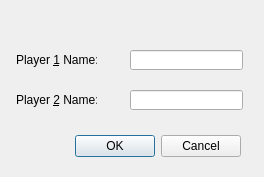
<?xml version="1.0" encoding="UTF-8"?>
<ui version="4.0">
 <class>ConfigurationDialog</class>
 <widget class="QDialog" name="ConfigurationDialog">
  <property name="geometry">
   <rect>
    <x>0</x>
    <y>0</y>
    <width>264</width>
    <height>177</height>
   </rect>
  </property>
  <property name="windowTitle">
   <string>Dialog</string>
  </property>
  <widget class="QDialogButtonBox" name="buttonBox">
   <property name="geometry">
    <rect>
     <x>50</x>
     <y>130</y>
     <width>191</width>
     <height>32</height>
    </rect>
   </property>
   <property name="orientation">
    <enum>Qt::Horizontal</enum>
   </property>
   <property name="standardButtons">
    <set>QDialogButtonBox::Cancel|QDialogButtonBox::Ok</set>
   </property>
  </widget>
  <widget class="QLabel" name="label">
   <property name="geometry">
    <rect>
     <x>16</x>
     <y>50</y>
     <width>81</width>
     <height>20</height>
    </rect>
   </property>
   <property name="text">
    <string>Player &amp;1 Name:</string>
   </property>
   <property name="buddy">
    <cstring>player1Name</cstring>
   </property>
  </widget>
  <widget class="QLabel" name="label_2">
   <property name="geometry">
    <rect>
     <x>16</x>
     <y>90</y>
     <width>81</width>
     <height>20</height>
    </rect>
   </property>
   <property name="text">
    <string>Player &amp;2 Name:</string>
   </property>
   <property name="buddy">
    <cstring>player2Name</cstring>
   </property>
  </widget>
  <widget class="QLineEdit" name="player1Name">
   <property name="geometry">
    <rect>
     <x>130</x>
     <y>50</y>
     <width>113</width>
     <height>20</height>
    </rect>
   </property>
  </widget>
  <widget class="QLineEdit" name="player2Name">
   <property name="geometry">
    <rect>
     <x>130</x>
     <y>90</y>
     <width>113</width>
     <height>20</height>
    </rect>
   </property>
  </widget>
 </widget>
 <tabstops>
  <tabstop>player1Name</tabstop>
  <tabstop>player2Name</tabstop>
 </tabstops>
 <resources/>
 <connections>
  <connection>
   <sender>buttonBox</sender>
   <signal>accepted()</signal>
   <receiver>ConfigurationDialog</receiver>
   <slot>accept()</slot>
   <hints>
    <hint type="sourcelabel">
     <x>248</x>
     <y>254</y>
    </hint>
    <hint type="destinationlabel">
     <x>157</x>
     <y>274</y>
    </hint>
   </hints>
  </connection>
  <connection>
   <sender>buttonBox</sender>
   <signal>rejected()</signal>
   <receiver>ConfigurationDialog</receiver>
   <slot>reject()</slot>
   <hints>
    <hint type="sourcelabel">
     <x>316</x>
     <y>260</y>
    </hint>
    <hint type="destinationlabel">
     <x>286</x>
     <y>274</y>
    </hint>
   </hints>
  </connection>
  <connection>
   <sender>player2Name</sender>
   <signal>textChanged(QString)</signal>
   <receiver>ConfigurationDialog</receiver>
   <slot>updateOKButtonState()</slot>
   <hints>
    <hint type="sourcelabel">
     <x>159</x>
     <y>95</y>
    </hint>
    <hint type="destinationlabel">
     <x>279</x>
     <y>102</y>
    </hint>
   </hints>
  </connection>
  <connection>
   <sender>player1Name</sender>
   <signal>textChanged(QString)</signal>
   <receiver>ConfigurationDialog</receiver>
   <slot>updateOKButtonState()</slot>
   <hints>
    <hint type="sourcelabel">
     <x>173</x>
     <y>56</y>
    </hint>
    <hint type="destinationlabel">
     <x>283</x>
     <y>56</y>
    </hint>
   </hints>
  </connection>
 </connections>
 <slots>
  <slot>updateOKButtonState()</slot>
 </slots>
</ui>
